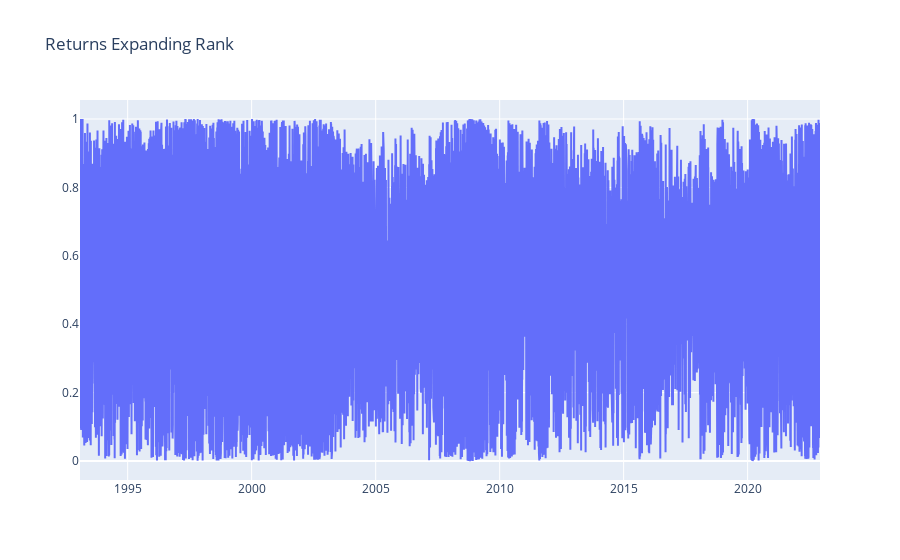

Here is the notebook cell this chart was saved with:
### Code cell
fig = go.Figure()
fig.add_trace(go.Scatter(x=returns.index, y=returns.expanding().rank(pct=True)))
fig.update_layout(title="Returns Expanding Rank")
fig.show()

### Figure 1 — Plotly figure (JSON) as saved in the notebook; plotly's stock layout.template omitted (floating-point values rounded to 4 significant figures; data arrays with more than 128 entries replaced by an {"elided": "..."} marker saying what was removed)
{"data": [{"type": "scatter", "x": {"elided": "7517 str values"}, "y": {"elided": "7517 float values"}}], "layout": {"title": {"text": "Returns Expanding Rank"}}}
